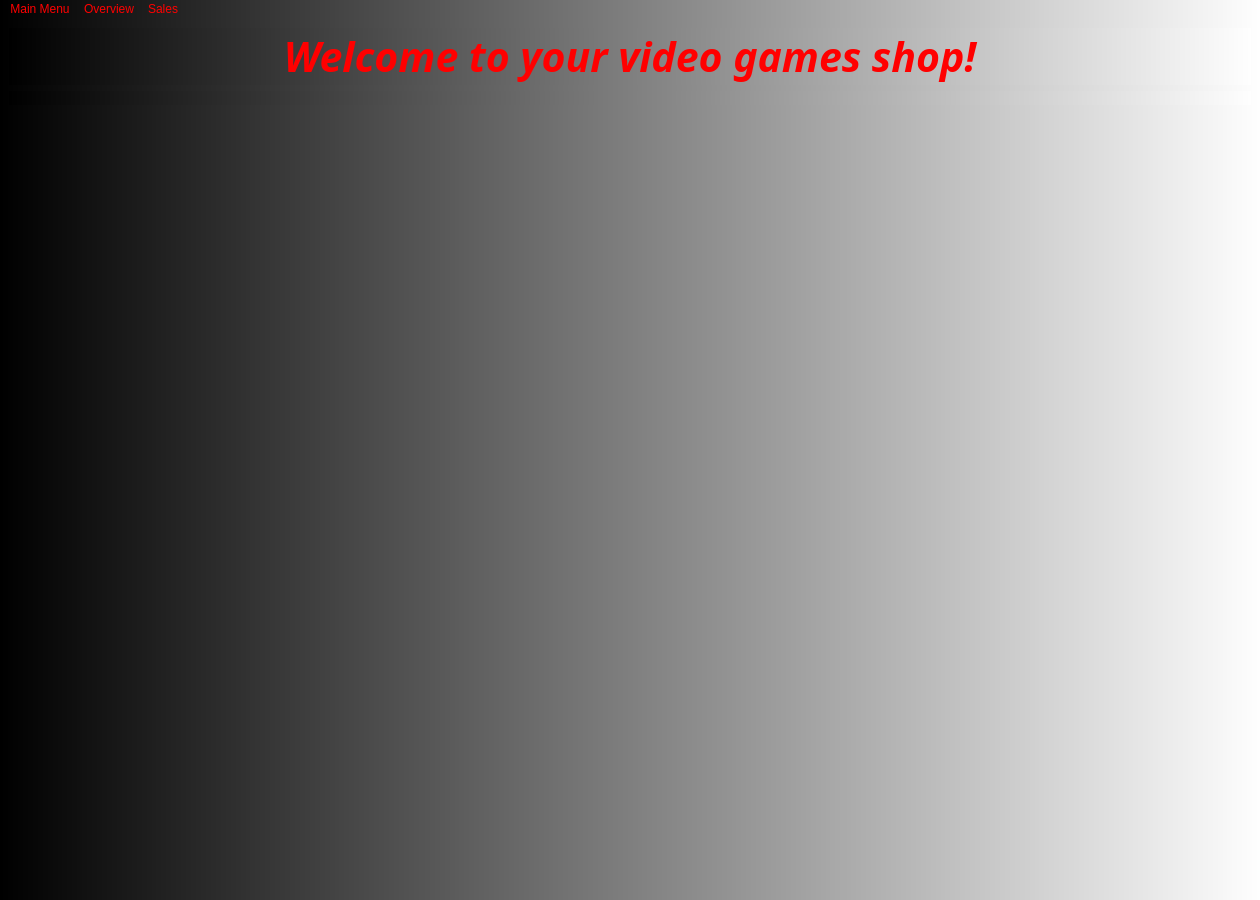
<?xml version="1.0" encoding="UTF-8"?>
<ui version="4.0">
 <class>MainWindow</class>
 <widget class="QMainWindow" name="MainWindow">
  <property name="geometry">
   <rect>
    <x>0</x>
    <y>0</y>
    <width>1260</width>
    <height>900</height>
   </rect>
  </property>
  <property name="font">
   <font>
    <family>Franklin Gothic Book</family>
    <pointsize>16</pointsize>
    <italic>true</italic>
    <bold>true</bold>
   </font>
  </property>
  <property name="windowTitle">
   <string>Welcome</string>
  </property>
  <property name="windowIcon">
   <iconset resource="Pictures.qrc">
    <normaloff>:/picture/images/videogames-icon.png</normaloff>:/picture/images/videogames-icon.png</iconset>
  </property>
  <property name="toolTip">
   <string>Welcome</string>
  </property>
  <property name="styleSheet">
   <string notr="true">color: rgb(255, 0, 0);
background-color: qlineargradient(spread:pad, x1:0, y1:0, x2:1, y2:0, stop:0 rgba(0, 0, 0, 255), stop:1 rgba(255, 255, 255, 255));</string>
  </property>
  <widget class="QWidget" name="centralwidget">
   <layout class="QGridLayout" name="gridLayout_2">
    <item row="0" column="0">
     <layout class="QGridLayout" name="gridLayout">
      <item row="1" column="0">
       <widget class="QLabel" name="label_picture">
        <property name="text">
         <string/>
        </property>
        <property name="alignment">
         <set>Qt::AlignCenter</set>
        </property>
       </widget>
      </item>
      <item row="0" column="0">
       <widget class="QLabel" name="label">
        <property name="font">
         <font>
          <family>Franklin Gothic Book</family>
          <pointsize>31</pointsize>
          <italic>true</italic>
          <bold>true</bold>
         </font>
        </property>
        <property name="text">
         <string>Welcome to your video games shop!</string>
        </property>
        <property name="alignment">
         <set>Qt::AlignCenter</set>
        </property>
       </widget>
      </item>
     </layout>
    </item>
    <item row="1" column="0">
     <spacer name="verticalSpacer">
      <property name="orientation">
       <enum>Qt::Vertical</enum>
      </property>
      <property name="sizeHint" stdset="0">
       <size>
        <width>20</width>
        <height>781</height>
       </size>
      </property>
     </spacer>
    </item>
   </layout>
  </widget>
  <widget class="QMenuBar" name="menubar">
   <property name="geometry">
    <rect>
     <x>0</x>
     <y>0</y>
     <width>1260</width>
     <height>21</height>
    </rect>
   </property>
   <widget class="QMenu" name="menuMainMenu">
    <property name="font">
     <font>
      <family>Franklin Gothic Book</family>
      <pointsize>14</pointsize>
      <bold>true</bold>
     </font>
    </property>
    <property name="title">
     <string>Main Menu</string>
    </property>
    <addaction name="actionAdd_new_game"/>
    <addaction name="actionAdd_new_seller"/>
    <addaction name="actionAdd_new_customer"/>
   </widget>
   <widget class="QMenu" name="menuOverview">
    <property name="title">
     <string>Overview</string>
    </property>
    <addaction name="actionGame_Table"/>
    <addaction name="actionSeller_Table"/>
    <addaction name="actionCustomer_Table"/>
   </widget>
   <widget class="QMenu" name="menuSales">
    <property name="font">
     <font>
      <family>Franklin Gothic Book</family>
      <pointsize>12</pointsize>
      <italic>true</italic>
      <bold>true</bold>
     </font>
    </property>
    <property name="title">
     <string>Sales</string>
    </property>
    <addaction name="actionDo_business"/>
   </widget>
   <addaction name="menuMainMenu"/>
   <addaction name="menuOverview"/>
   <addaction name="menuSales"/>
  </widget>
  <action name="actionGame_Table">
   <property name="icon">
    <iconset resource="Pictures.qrc">
     <normaloff>:/picture/images/videogames-icon.png</normaloff>:/picture/images/videogames-icon.png</iconset>
   </property>
   <property name="text">
    <string>Game Table</string>
   </property>
   <property name="font">
    <font>
     <family>Franklin Gothic Book</family>
     <pointsize>12</pointsize>
     <italic>true</italic>
     <bold>true</bold>
    </font>
   </property>
  </action>
  <action name="actionAdd_new_game">
   <property name="icon">
    <iconset resource="Pictures.qrc">
     <normaloff>:/picture/images/videogames-icon.png</normaloff>:/picture/images/videogames-icon.png</iconset>
   </property>
   <property name="text">
    <string>Add new game</string>
   </property>
   <property name="font">
    <font>
     <family>Franklin Gothic Book</family>
     <pointsize>12</pointsize>
     <italic>true</italic>
     <bold>true</bold>
    </font>
   </property>
  </action>
  <action name="actionAdd_new_seller">
   <property name="icon">
    <iconset resource="Pictures.qrc">
     <normaloff>:/picture/images/new-arrival.png</normaloff>:/picture/images/new-arrival.png</iconset>
   </property>
   <property name="text">
    <string>Add new seller</string>
   </property>
   <property name="font">
    <font>
     <family>Franklin Gothic Book</family>
     <pointsize>12</pointsize>
     <italic>true</italic>
     <bold>true</bold>
    </font>
   </property>
  </action>
  <action name="actionSeller_Table">
   <property name="icon">
    <iconset resource="Pictures.qrc">
     <normaloff>:/picture/images/new-arrival.png</normaloff>:/picture/images/new-arrival.png</iconset>
   </property>
   <property name="text">
    <string>Seller Table</string>
   </property>
   <property name="font">
    <font>
     <family>Franklin Gothic Book</family>
     <pointsize>12</pointsize>
     <italic>true</italic>
     <bold>true</bold>
    </font>
   </property>
  </action>
  <action name="actionAdd_new_customer">
   <property name="icon">
    <iconset resource="Pictures.qrc">
     <normaloff>:/picture/images/add-user.png</normaloff>:/picture/images/add-user.png</iconset>
   </property>
   <property name="text">
    <string>Add new customer</string>
   </property>
   <property name="font">
    <font>
     <family>Franklin Gothic Book</family>
     <pointsize>12</pointsize>
     <italic>true</italic>
     <bold>true</bold>
    </font>
   </property>
  </action>
  <action name="actionCustomer_Table">
   <property name="icon">
    <iconset resource="Pictures.qrc">
     <normaloff>:/picture/images/add-user.png</normaloff>:/picture/images/add-user.png</iconset>
   </property>
   <property name="text">
    <string>Customer Table</string>
   </property>
   <property name="font">
    <font>
     <family>Franklin Gothic Book</family>
     <pointsize>12</pointsize>
     <italic>true</italic>
     <bold>true</bold>
    </font>
   </property>
  </action>
  <action name="actionDo_business">
   <property name="icon">
    <iconset resource="Pictures.qrc">
     <normaloff>:/picture/images/buy.png</normaloff>:/picture/images/buy.png</iconset>
   </property>
   <property name="text">
    <string>Do business</string>
   </property>
   <property name="font">
    <font>
     <family>Franklin Gothic Book</family>
     <pointsize>12</pointsize>
     <italic>true</italic>
     <bold>true</bold>
    </font>
   </property>
  </action>
 </widget>
 <resources>
  <include location="Pictures.qrc"/>
 </resources>
 <connections/>
</ui>
